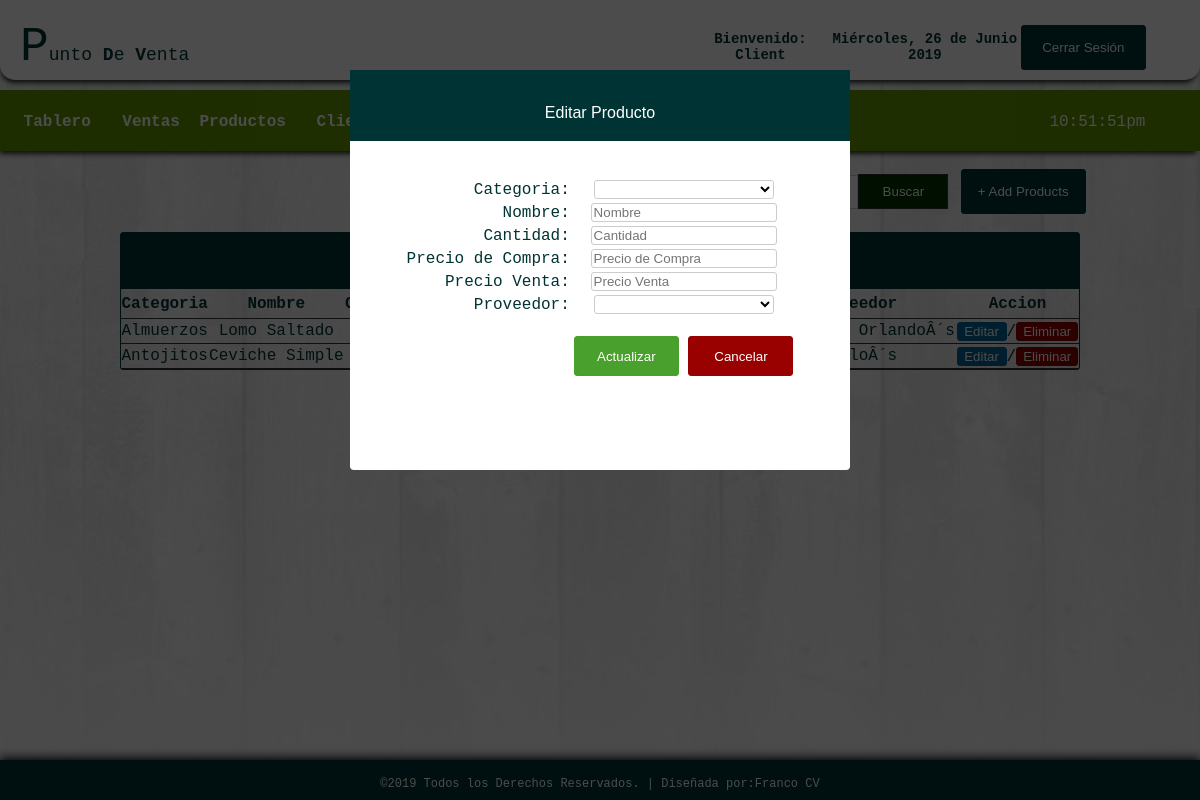
/edit_item.php (signed in), run on the app's committed database.
### tables this page shows
CREATE TABLE IF NOT EXISTS `products` (
`id` int(11) NOT NULL,
  `category` varchar(100) NOT NULL,
  `name` varchar(100) NOT NULL,
  `quantity` int(11) NOT NULL,
  `purchase` int(11) NOT NULL,
  `retail` int(11) NOT NULL,
  `supplier` varchar(100) NOT NULL,
  `ext` varchar(5) NOT NULL
);

### edit_item.php (the view, shortened to what this page needs)
<!DOCTYPE html PUBLIC "-//W3C//DTD XHTML 1.0 Transitional//EN" "http://www.w3.org/TR/xhtml1/DTD/xhtml1-transitional.dtd">
<html xmlns="http://www.w3.org/1999/xhtml">
<head>
</head>
<link rel="stylesheet" type="text/css" href="css/css1.css">
<body>
<div id="container">
<div id="header">
<table cellspacing="0" width="100%" border="0" cellpadding="20px">
<tr>
	<td width="56%">
    <table width="41%" border="0" cellspacing="0" cellpadding="0">
	  <tr>
	    <td width="80%" align="left"> <font size="12px">P</font><span style="font-size: 18px;">unto <b>D</b>e <b>V</b>enta</span></td>
	    </tr>
	  </table></td>
    <td style="font-size:14px;">
      <table width="93%" border="0" cellspacing="0" cellpadding="0">
        <tr>
        	<th scope="col">Bienvenido: <?php echo $_SESSION['access'];?></th>
          	<th scope="col"><?php
			include_once("date1.php");
			?></th>
          	<th scope="col" width="20px"><a href="logout.php">
            <input type="button" id="btnadd" value="Cerrar Sesión" align="middle" />
          	</a></th>
        </tr>
  </table></td>
    </tr>
</table>
</div>
<br><br><br><br><br>
<div id = "headnav">
<table width="100%" border="0" cellpadding="0" cellspacing="0">
<tr>
	<td width="669" height="62">
	<table width="669" border="0" cellspacing="0" cellpadding="0">
	  <tr>
	    <th width="90" height="56" scope="col"><a href="index.php">Tablero</a></th>
	    <th width="50" scope="col"><a href="sales.php">Ventas</a></th>
	    <th width="80" scope="col"><a href="products.php">Productos</a></th>
	    <th width="90" scope="col"><a href="customers.php">Clientes</a></th>
	    <th width="90" scope="col"><a href="supplier.php">Proveedor</a></th>
	    <th width="112" scope="col"><a href="salesreport.php">Reporte de Ventas</a></th>
	    </tr>
	  </table>
      </td>
      <td width="13">
      <table border="0" cellspacing="0" cellpadding="0">
      	<tr>
        	<td align="left" style="color:#FFF">
            <?php
			$date_time=date("h:i:sa");
			echo $date_time;
			?>
            </td>
        </tr>
      </table>
      </td>
</tr>
</table>
</div>
<br>
<table width="83%" border="0" align="center" cellpadding="0" cellspacing="0">
      <tr>
        <td width="741" align="right"><form action="result.php" method="get" ecntype="multipart/data-form">
           <input type="text" name="query" style="border:1px solid #CCC; color: #333; width:210px; height:30px;" placeholder="Buscar Producto..." /><input type="submit" id="btnsearch" value="Buscar" name="search" />
        </form></td>
        <td width="131" height="37">
        <a href="javascript:void(0)" onclick="toggle_visibility('popup-box1')"><input type="button" id="btnadd" value="+ Add Products" /></a></td>
      </tr>
    </table></th>
  <div id="footer">
<table border="0" cellpadding="15px" align="center"; style="size: 12px; font-family: 'Courier New', Courier, monospace; color: #FFF; font-size: 12px;">
<tr>
	<td>
    &copy;2019 Todos los Derechos Reservados.  |  Diseñada por:<a href="https://www.facebook.com/repp0rt">Franco CV</a>
    </td>
</tr>
</table>
</div>
  <div id="popup-box2" class="popup-position1">
<div id="popup-wrapper1">
<div id="popup-container1">
    <div id="popup-head-color1">
    <br>
    <p style="font-family:'Lucida Sans Unicode', 'Lucida Grande', sans-serif;font-size:16px;"> Editar Producto </p>
    </div>
<?php
include 'config.php';
$id = $_GET['id'];
$view = "SELECT * from products where md5(id) = '$id'";
$result = $db_link->query($view);
$row = $result->fetch_assoc();
?>
    <br>
    <form action="" method="POST">
    <table border="0" align="center">
    <tr>
    <td align="right">Categoria:</td>
    <td>
    <select name="category" id="txtbox">
    <option> <?php echo $row['category']; ?> </option>
    </select>
    </td>
    </tr>
    <tr>
    <td align="right">Nombre:</td>
    <td><input type="text" id="txtbox" name="name" placeholder="Nombre" value="<?php echo $row['name'];?>" required><br></td>
    </tr>
    <tr>
    <td align="right">Cantidad:</td>
    <td><input type="text" id="txtbox" name="quantity" placeholder="Cantidad" value="<?php echo $row['quantity'];?>" required><br></td>
    </tr>
    <tr>
    <td align="right">Precio de Compra:</td>
    <td><input type="text" id="txtbox" name="purchase" placeholder="Precio de Compra" value="<?php echo $row['purchase'];?>" required><br></td>
    </tr>
    <tr>
    <td align="right">Precio Venta:</td>
    <td><input type="text" id="txtbox" name="retail" placeholder="Precio Venta" value="<?php echo $row['retail'];?>" required><br></td>
    </tr>
    <tr>
    <td align="right">Proveedor:</td>
    <td>
    <select name="supplier" id="txtbox">
    <option><?php echo $row['supplier']; ?></option>
           <?php
require('config.php');
$query="SELECT suppliername FROM supplier";
$result1=mysqli_query($db_link, $query);
while ($row1=mysqli_fetch_array($result1)){?>
	<option><?php echo $row1['suppliername']; ?></option>
       <?php
}?>
	</select>
	</td>
    </tr>
    <br>
    <tr  align="center">
    <td>&nbsp;  </td>
    <td>
    <br>
    <input type="SUBMIT" name="update" id="btnnav" value="Actualizar"></form>
    <a href="products.php"><input type="button" style="border:1px solid #900; background:#900; height:40px; width:105px; border-radius:3px; color:#FFF;" value="Cancelar"></a>
</div>
</div>
</div>
  <br>
  <tr>
    <td>
    <table border="0" cellpadding="0" cellspacing="0" align="center" width="80%" style="border:1px solid #033; color:#033;">
     <tr>
     <th colspan="7" align="center" height="55px" style="border-bottom:1px solid #033; background: #033; color:#FFF;"> Productos 	</th>
    </tr>
      <tr height="30px">
        <th style="border-bottom:1px solid #333;"> Categoria </th>
        <th style="border-bottom:1px solid #333;"> Nombre </th>
        <th style="border-bottom:1px solid #333;"> Cantidad Stock </th>
        <th style="border-bottom:1px solid #333;"> Precio de Compra </th>
        <th style="border-bottom:1px solid #333;"> Precio Venta </th>
        <th style="border-bottom:1px solid #333;"> Proveedor </th>
        <th style="border-bottom:1px solid #333;"> Accion </th>
      </tr>
       <?php
require('config.php');
$query="SELECT * FROM products";
$result=mysqli_query($db_link, $query);
while ($row=mysqli_fetch_array($result)){?>
      <tr align="center" height="25px;">
      	<td style="border-bottom:1px solid #333;"> <?php echo $row['category']; ?> </td>
        <td style="border-bottom:1px solid #333;"> <?php echo $row['name']; ?> </td>
        <td style="border-bottom:1px solid #333;"> <?php echo $row['quantity']; ?> pcs. </td>
        <td style="border-bottom:1px solid #333;">$ <?php echo $row['purchase']; ?> </td>
        <td style="border-bottom:1px solid #333;">$ <?php echo $row['retail']; ?> </td>
        <td style="border-bottom:1px solid #333;"> <?php echo $row['supplier']; ?> </td>
        <td style="border-bottom:1px solid #333;">
        <a href="edit_item.php?id=<?php echo md5($row['id']);?>"><input type="button" value="Editar" style="width:50px; height:20; color:#FFF; background:#069; border:1px solid #069; border-radius:3px;"></a>/<a href="delete.php"><input type="button" value="Eliminar" style="width:15; height:20; color:#FFF; background: #900; border:1px solid #900; border-radius:3px;"></a>
        </td>
        </td>
      </tr>
   <?php
}?>
</div>
</body>
</html>

### css/css1.css (style rules this page uses)
html { font-family: "Courier New", Courier, monospace; color: #033; height:100%; margin:0; padding:0; -webkit-background-size: cover; -moz-background-size: cover; -o-background-size: cover; background-size: cover; }
body { margin:0; font-size:16px; height:100%; margin:0; padding:0; background:url(../images/bgimg.jpg) no-repeat center fixed; -webkit-background-size: cover; -moz-background-size: cover; -o-background-size: cover; background-size: cover; }
#container { height:100px; width: auto; margin:0 auto; }
#header { box-shadow: -1px 5px 5px -2px #333333; position:fixed; width:100%; height:80px; border-radius:0px 0px 15px 15px; background-color:#FFF; }
#footer { clear: both; background: #033; height: 40px; width: 100%; position: fixed; left: 0px; bottom: 0px; text-align: center; box-shadow:0px -1px 10px 1px #000; }
#headnav { box-shadow: -2px 5px 5px -2px #333333; border-top:1px solid #690; padding:0px; clear:both; background: #690; height:60px; width:100%; }
#btnnav { border:1px solid #4AA02C; background: #4AA02C; border-radius:3px; height:40px; width:105px; color:#FFF; font-family:"Lucida Sans Unicode", "Lucida Grande", sans-serif; }
#btnsearch { border:1px solid #333; background: #030; height:35px; width:90px; color: #FFF; font-family:"Lucida Sans Unicode", "Lucida Grande", sans-serif; }
#btnadd { border:1px solid #033; background: #033; border-radius:3px; height:45px; width:125px; color: #FFF; font-family:"Lucida Sans Unicode", "Lucida Grande", sans-serif; }
#txtbox { border:1px solid #CCC; background: #FFF; border-radius:3px; width:180px; font-family:"Lucida Sans Unicode", "Lucida Grande", sans-serif; }
#popup-head-color1 { width:500px; height:1px; color:#FFF; background:#033; margin-left:auto; margin-right:auto; padding:0px 0px 70px; }
.popup-position1 { display: block; position:fixed; top:0; left:0; background-color:rgba(0,0,0,0.7); width:100%; height:100%; }
#popup-wrapper1 { width:500px; margin:70px auto; text-align:center; }
#popup-container1 { background-color:#fff; border-radius:4px; text-align:center; height:400px; }
a:link { color:#FFF; text-decoration: none; }
table { border-radius:3px; text-align: center; }

### data on the page
products: category "Almuerzos", name "Lomo Saltado", supplier "Restaurant OrlandoÂ´s"
products: category "Antojitos", name "Ceviche Simple", supplier "PicaloÂ´s"

### other printed values
$_SESSION['access'] "Client"
$dia "Miércoles"
$mes "Junio"
